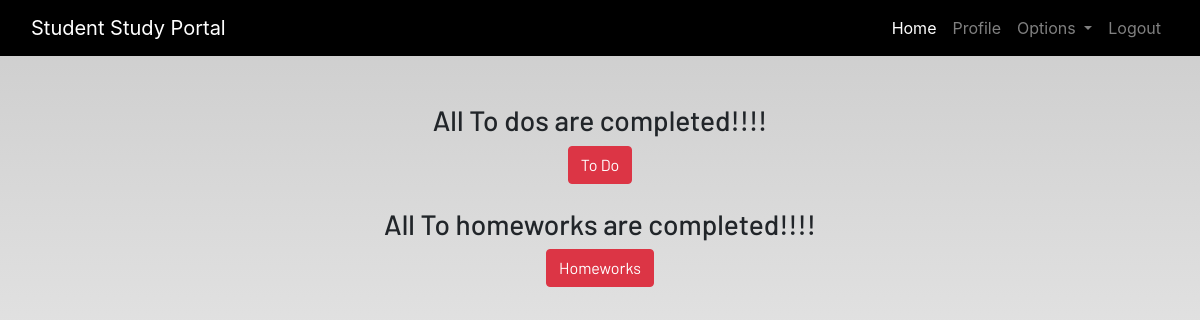
Before: /profile/ (signed in) with the older database file.
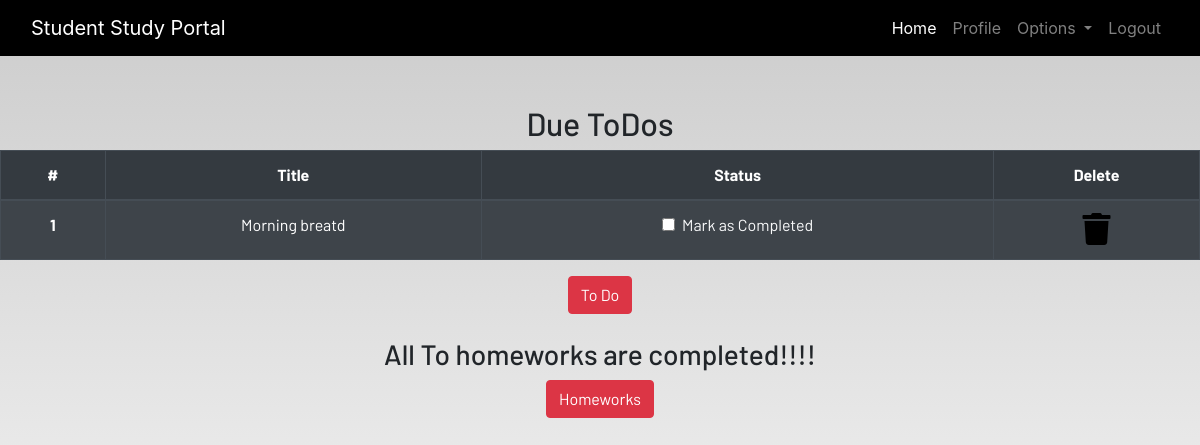
After: the same page with the newer database file.
### dashboard/models.py (models this page shows, shortened)
class Todo(models.Model):
    user = models.ForeignKey(User , on_delete=models.CASCADE)
    title= models.CharField(max_length=100)
    is_finished= models.BooleanField(default=False)
    class Meta:
        verbose_name = "todo"
        verbose_name_plural = "todos"

### dashboard/views.py (the view)
# urls.py: path('profile/',dash_views.profile,name = 'profile')
@login_required
def profile(request):
    homeworks = Homework.objects.filter(is_finished= False,user=request.user)
    todos = Todo.objects.filter(is_finished= False,user=request.user)
    if len(homeworks)==0:
        homework_done = True
    else:
        homework_done= False
    if len(todos)==0:
        todos_done = True
    else:
        todos_done= False
    context = {
        'homeworks':homeworks,
        'todos':todos,
        'homework_done':homework_done,
        'todos_done':todos_done
    }
    return render(request,'dashboard/profile.html',context)

### dashboard/templates/dashboard/profile.html
{% extends 'dashboard/base.html' %} {% load static %}
{% load crispy_forms_tags%}
{% block content %}
<section class="text-center">
    <div class "container">
    {% if not todos_done %}
        <h2>Due ToDos</h2>
        <table class="table table-striped table-bordered table-hover table-dark">
            <thead>
                <tr>
                    <th scope="col">#</th>
                    <th scope="col">Title</th>
                    <th scope="col">Status</th>
                    <th scope="col">Delete</th>
                </tr>
            </thead>
            <tbody>
            {% for todo in todos  %}
                <tr>
                    <th scope="row">{{forloop.counter}}</th>
                    <td>{{todo.title}}</td>
                    <td>
                        <a href="{% url 'update-todo' todo.id %}">
                            <div class="form-check">
                            {% if todo.is_finished %}
                            <input class="form-check-input" type="checkbox" value="" checked >
                            {% else %}
                             <input class="form-check-input" type="checkbox" value=""  >
                            {% endif %}
                                  <label class="form-check-label text-light" for="flexCheckDefault">
                                    Mark as Completed
                                </label>
                            </div>
                        </a>
                    </td>
                    <td><a href="{% url 'delete-todo' todo.id %}"><i class="fa fa-trash fa-2x"></i></a></td>
                </tr>
            {% endfor %}
            </tbody>
        </table>
        {% else %}
        <h3>All To dos are completed!!!!</h3>
{% endif %}
        <a href="{% url 'todo' %}" class="btn btn-danger">To Do</a>
        <br><br>
   {% if not homework_done %}
        <h2>Due Homeworks</h2>
        <table class="table table-striped table-bordered table-hover table-dark">
            <thead>
                <tr>
                    <th scope="col">#</th>
                    <th scope="col">Subject</th>
                    <th scope="col">Title</th>
                    <th scope="col">Description</th>
                    <th scope="col">Due</th>
                    <th scope="col">Status</th>
                    <th scope="col">Delete</th>
                </tr>
            </thead>
            <tbody>
            {% for homework in homeworks  %}
                <tr>
                    <th scope="row">{{forloop.counter}}</th>
                    <td>{{homework.subject}}</td>
                    <td>{{homework.title}}</td>
                    <td>{{homework.description}}</td>
                    <td>{{homework.due}}</td>
                    <td>
                        <a href="{% url 'update-homework' homework.id %}">
                            <div class="form-check">
                                {% if homework.is_finished %}
                                <input class="form-check-input" type="checkbox" value="" checked >
                                   {% else%}
                                 <input class="form-check-input" type="checkbox" value=""  >
                                {% endif %}
                                <label class="form-check-label text-light" for="flexCheckDefault" >
                                    Mark as Completed
                                </label>
                            </div>
                        </a>
                    </td>
                    <td><a href="{% url 'delete-homework' homework.id %}"><i class="fa fa-trash fa-2x"></i></a></td>
                </tr>
                 {% endfor %}
            </tbody>
        </table>
           {% else %}
        <h3>All To homeworks are completed!!!!</h3>
   {% endif %}
        <a href="{% url 'homework' %}" class="btn btn-danger">Homeworks</a>
    </div>
</section>
{% endblock content %}

Changed rows visible on the page:
added Todo: title "Morning breatd"
Other visible differences:
text no longer shown: "All To dos are completed!!!!"
text now shown: "Due ToDos # Title Status Delete"
